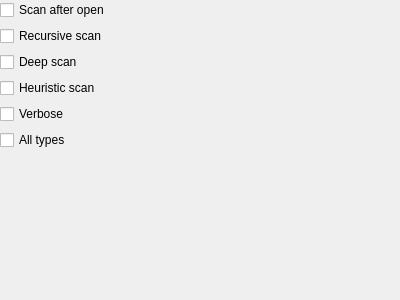
<?xml version="1.0" encoding="UTF-8"?>
<ui version="4.0">
 <class>StaticScanOptionsWidget</class>
 <widget class="QWidget" name="StaticScanOptionsWidget">
  <property name="geometry">
   <rect>
    <x>0</x>
    <y>0</y>
    <width>400</width>
    <height>300</height>
   </rect>
  </property>
  <property name="windowTitle">
   <string notr="true"/>
  </property>
  <layout class="QVBoxLayout" name="verticalLayout">
   <property name="leftMargin">
    <number>0</number>
   </property>
   <property name="topMargin">
    <number>0</number>
   </property>
   <property name="rightMargin">
    <number>0</number>
   </property>
   <property name="bottomMargin">
    <number>0</number>
   </property>
   <item>
    <widget class="QScrollArea" name="scrollAreaStaticScan">
     <property name="frameShape">
      <enum>QFrame::NoFrame</enum>
     </property>
     <property name="frameShadow">
      <enum>QFrame::Plain</enum>
     </property>
     <property name="widgetResizable">
      <bool>true</bool>
     </property>
     <widget class="QWidget" name="scrollAreaWidgetStaticScan">
      <property name="geometry">
       <rect>
        <x>0</x>
        <y>0</y>
        <width>400</width>
        <height>300</height>
       </rect>
      </property>
      <layout class="QVBoxLayout" name="verticalLayout_2">
       <property name="leftMargin">
        <number>0</number>
       </property>
       <property name="topMargin">
        <number>0</number>
       </property>
       <property name="rightMargin">
        <number>0</number>
       </property>
       <property name="bottomMargin">
        <number>0</number>
       </property>
       <item>
        <widget class="QCheckBox" name="checkBoxScanAfterOpen">
         <property name="text">
          <string>Scan after open</string>
         </property>
        </widget>
       </item>
       <item>
        <widget class="QCheckBox" name="checkBoxRecursiveScan">
         <property name="text">
          <string>Recursive scan</string>
         </property>
        </widget>
       </item>
       <item>
        <widget class="QCheckBox" name="checkBoxDeepScan">
         <property name="text">
          <string>Deep scan</string>
         </property>
        </widget>
       </item>
       <item>
        <widget class="QCheckBox" name="checkBoxHeuristicScan">
         <property name="text">
          <string>Heuristic scan</string>
         </property>
        </widget>
       </item>
       <item>
        <widget class="QCheckBox" name="checkBoxVerbose">
         <property name="text">
          <string>Verbose</string>
         </property>
        </widget>
       </item>
       <item>
        <widget class="QCheckBox" name="checkBoxAllTypesScan">
         <property name="text">
          <string>All types</string>
         </property>
        </widget>
       </item>
       <item>
        <spacer name="verticalSpacer">
         <property name="orientation">
          <enum>Qt::Vertical</enum>
         </property>
         <property name="sizeHint" stdset="0">
          <size>
           <width>20</width>
           <height>149</height>
          </size>
         </property>
        </spacer>
       </item>
      </layout>
     </widget>
    </widget>
   </item>
  </layout>
 </widget>
 <resources/>
 <connections/>
</ui>
